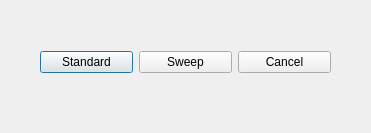
<?xml version="1.0" encoding="UTF-8"?>
<ui version="4.0">
 <class>Newdlg</class>
 <widget class="QDialog" name="Newdlg">
  <property name="geometry">
   <rect>
    <x>0</x>
    <y>0</y>
    <width>371</width>
    <height>133</height>
   </rect>
  </property>
  <property name="windowTitle">
   <string>Dialog</string>
  </property>
  <widget class="QWidget" name="">
   <property name="geometry">
    <rect>
     <x>40</x>
     <y>50</y>
     <width>291</width>
     <height>25</height>
    </rect>
   </property>
   <layout class="QHBoxLayout" name="horizontalLayout">
    <item>
     <widget class="QPushButton" name="btnStandard">
      <property name="text">
       <string>Standard</string>
      </property>
     </widget>
    </item>
    <item>
     <widget class="QPushButton" name="btnSweep">
      <property name="text">
       <string>Sweep</string>
      </property>
     </widget>
    </item>
    <item>
     <widget class="QPushButton" name="btnCancel">
      <property name="text">
       <string>Cancel</string>
      </property>
     </widget>
    </item>
   </layout>
  </widget>
 </widget>
 <resources/>
 <connections/>
</ui>
